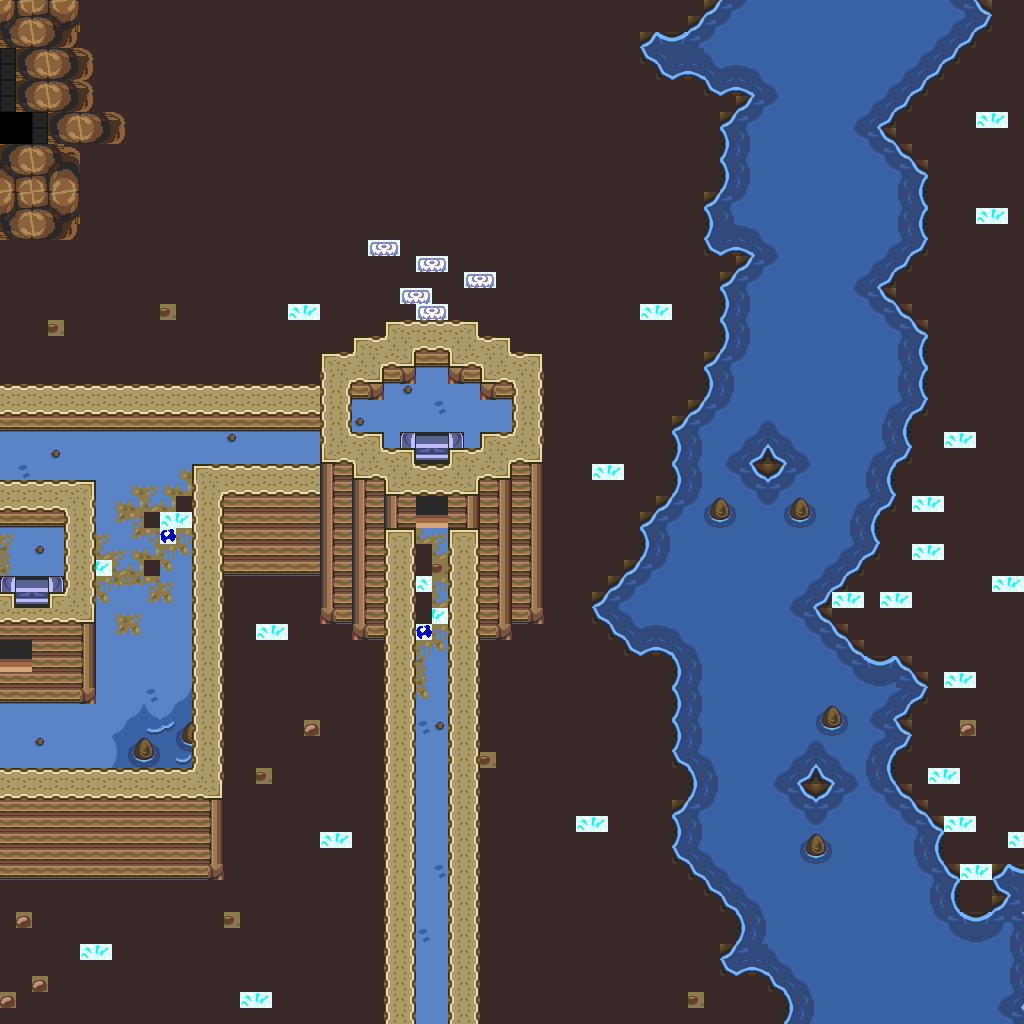

Below is a game level as drawn by its tile map, then a one-line description and the .tmx that defines it (tile-layer data replaced by summaries):
An orthogonal 64x64 tile map with 16x16 px tiles, 1 tile layer (base), 2 hidden layers not drawn and 5 objects.

<map version="1.10" tiledversion="1.12.1" orientation="orthogonal" renderorder="right-down" width="64" height="64" tilewidth="16" tileheight="16" infinite="0" nextlayerid="4" nextobjectid="6">
 <tileset firstgid="1" source="../classiciphone_pics4.tsx" />
 <layer id="1" name="base" width="64" height="64">
  <data>[4096 cells, 4096 non-empty, 119 distinct tile ids]</data>
 </layer>
 <layer id="2" name="collision" width="64" height="64" visible="0">
  <properties><property name="collision" value="true" /></properties>
  <data>[4096 cells, 715 non-empty, 1 distinct tile ids]</data>
 </layer>
 <layer id="3" name="water" width="64" height="64" visible="0">
  <properties><property name="terrain" value="water" /></properties>
  <data>[4096 cells, 1215 non-empty, 1 distinct tile ids]</data>
 </layer>
 <objectgroup id="4" name="npcs">
  <object id="1" x="0.0" y="816.0" width="16" height="16">
   <properties>
    <property name="gani" value="classic_gnomebow.png" />
    <property name="script" type="string">-- Auto-converted from GraalScript
-- //#CLIENTSIDE;
-- drawunderplayer;</property>
   </properties>
  </object>
  <object id="2" x="64.0" y="784.0" width="16" height="16">
   <properties>
    <property name="gani" value="classic_gnomesbanner.png" />
    <property name="script" type="string">-- Auto-converted from GraalScript
-- //#CLIENTSIDE;
-- block;
-- drawunderplayer;</property>
   </properties>
  </object>
  <object id="3" x="0.0" y="640.0" width="16" height="16">
   <properties>
    <property name="gani" value="classic_window.png" />
    <property name="script" type="string">-- Auto-converted from GraalScript
-- //#CLIENTSIDE;
self.dontblock = true
-- drawunderplayer;</property>
   </properties>
  </object>
  <object id="4" x="416.0" y="304.0" width="16" height="16">
   <properties>
    <property name="gani" value="kcavelamp.mng" />
    <property name="script" type="string">-- Auto-converted from GraalScript
-- if (created){
-- setimgpart kcavelamp.mng, 32,0,32,80;
self.dontblock = true
end</property>
   </properties>
  </object>
  <object id="5" x="416.0" y="496.0" width="16" height="16">
   <properties>
    <property name="gani" value="door.png" />
    <property name="script" type="string">-- Auto-converted from GraalScript
-- // NPC made by Stefan Knorr
-- if (created) {
-- setimg door.png;
-- setshape 1,32,32;
end
-- if (playertouchsme) {
-- hide;
-- sleep 3;
-- show;
end</property>
   </properties>
  </object>
 </objectgroup>
</map>
